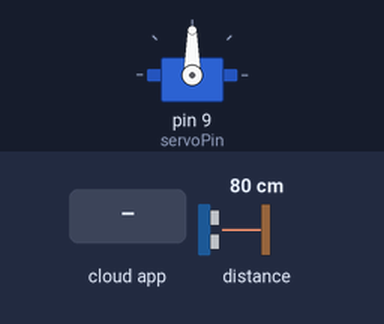
The sketch below on a simulated Arduino Uno, built with avr-gcc and run on an emulated ATmega328P. On the bench: servo. The test bench sets the inputs (shaded band); at power-on: distance to the obstacle 80 cm. The ROS host is connected and sends only what is stated.

Above: at 1.2 s.
1.3 s: the phone or cloud app sets servo_topic to 0
At 2.5 s:
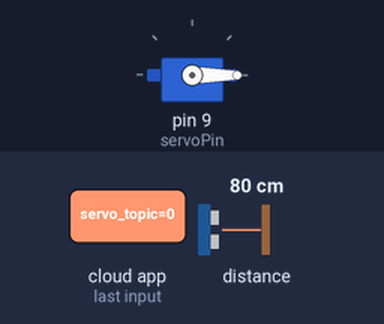
2.8 s: the phone or cloud app sets servo_topic to 45
At 3.6 s:
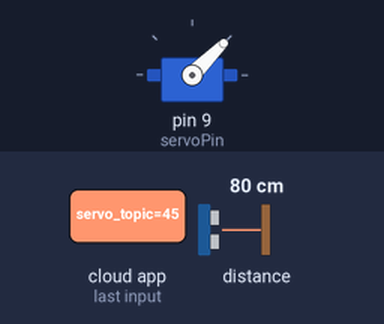
4.3 s: the phone or cloud app sets servo_topic to 180
At 4.6 s:
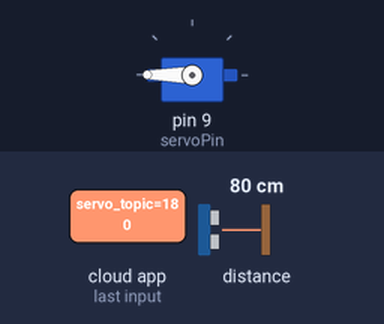
5.8 s: the phone or cloud app sets servo_topic to 90
At 7.1 s:
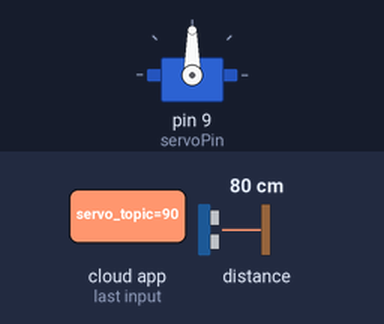
Timing chart, 0 to 8.3 s (numbered marks = the images above; inputs shaded):
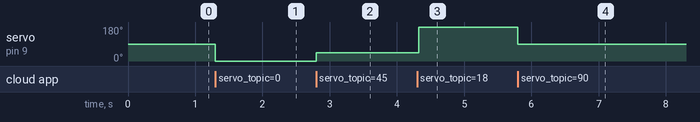

Measured:
- after the input at 1.3 s, servo on pin 9 (servoPin): 90° → 0° at once
- after the input at 2.8 s, servo on pin 9 (servoPin): 0° → 45° at once
- after the input at 4.3 s, servo on pin 9 (servoPin): 45° → 180° at once
- after the input at 5.8 s, servo on pin 9 (servoPin): 180° → 90° at once

The sketch:

servoMotor_VL53L0X.ino
```cpp
#include <ros.h>
#include <ros/time.h>
#include <sensor_msgs/Range.h>
#include "Adafruit_VL53L0X.h"
#include <std_msgs/Int16.h>
#include <Servo.h>


ros::NodeHandle  nh;
sensor_msgs::Range range_msg;
ros::Publisher pub_range( "range_data", &range_msg);
Adafruit_VL53L0X sensor = Adafruit_VL53L0X();
VL53L0X_RangingMeasurementData_t measure;

unsigned long range_timer;

// Define the servo pin
const int servoPin = 9;

// Create a Servo object
Servo myServo;

// Callback function for the subscriber
void servoCallback(const std_msgs::Int16& msg) {
  // Map the incoming value (0 to 180) to the servo range (0 to 180)
  int angle = map(msg.data, 0, 180, 0, 180);

  // Move the servo to the specified angle
  myServo.write(angle);
}

// ROS Subscriber
ros::Subscriber<std_msgs::Int16> servoSub("servo_topic", &servoCallback);

void setup() {

  // Attach the servo to the specified pin
  myServo.attach(servoPin);

  nh.initNode();
  nh.getHardware()->setBaud(57600);
  nh.advertise(pub_range);

  // Subscribe to the servo topic
  nh.subscribe(servoSub);

  // wait controller to be connected
  while (!nh.connected()){
    nh.spinOnce();
  }
  // if initialization failed - write message and freeze
  if (!sensor.begin()) {
    nh.logwarn("Failed to setup VL53L0X sensor");
    while(1);
  }
  nh.loginfo("VL53L0X API serial node started");
  // Wait for the connection to be established
  nh.loginfo("Servo control node initialized");

  // fill static range message fields
  range_msg.radiation_type = sensor_msgs::Range::INFRARED;
  range_msg.header.frame_id =  "ir_ranger";
  range_msg.field_of_view = 0.44; //25 degrees
  range_msg.min_range = 0.03;
  range_msg.max_range = 1.2;
}


void loop() {
  if ((millis()-range_timer) > 50){
    sensor.rangingTest(&measure, false);
    if (measure.RangeStatus != 4) {  // phase failures have incorrect data
        range_msg.range = (float)measure.RangeMilliMeter/1000.0f; // convert mm to m
        range_msg.header.stamp = nh.now();
        pub_range.publish(&range_msg);
    } else {
      nh.logwarn("Out of range"); // if out of range, don't send message
    }
    range_timer =  millis();
  }
  nh.spinOnce();
}
```
